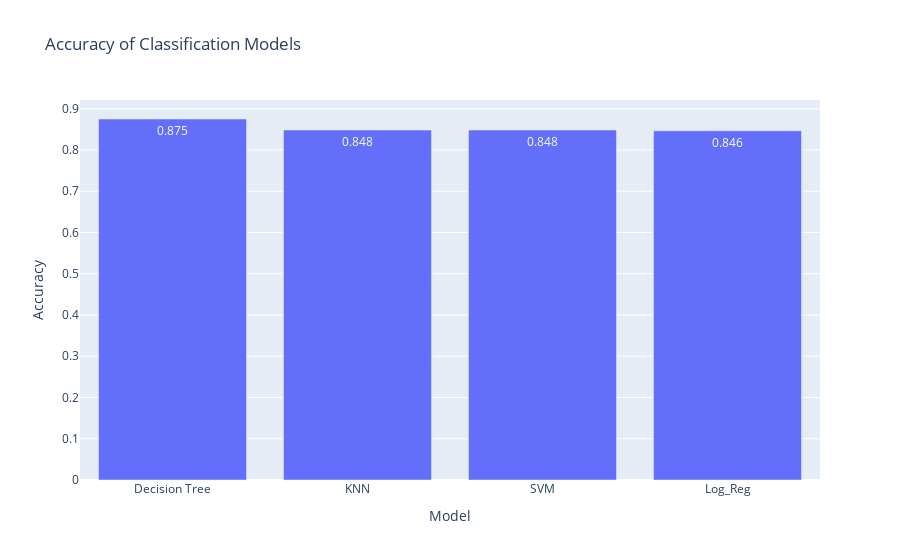

The notebook cell saved with this chart:
### Code cell
fig = px.bar(methods, y='Accuracy', x='Model', text='Accuracy', title="Accuracy of Classification Models")
fig.update_traces(texttemplate='%{text:.3}', textposition='inside')
fig.update_layout(uniformtext_minsize=8, uniformtext_mode='hide')

fig.show()

### Figure 1 — Plotly figure (JSON) as saved in the notebook; plotly's stock layout.template omitted (floating-point values rounded to 4 significant figures)
{"data": [{"alignmentgroup": "True", "hovertemplate": "Model=%{x}<br>Accuracy=%{text}<extra></extra>", "legendgroup": "", "marker": {"color": "#636efa", "pattern": {"shape": ""}}, "name": "", "offsetgroup": "", "orientation": "v", "showlegend": false, "text": [0.875, 0.8482, 0.8482, 0.8464], "textposition": "inside", "texttemplate": "%{text:.3}", "type": "bar", "x": ["Decision Tree", "KNN", "SVM", "Log_Reg"], "xaxis": "x", "y": [0.875, 0.8482, 0.8482, 0.8464], "yaxis": "y"}], "layout": {"barmode": "relative", "legend": {"tracegroupgap": 0}, "title": {"text": "Accuracy of Classification Models"}, "uniformtext": {"minsize": 8, "mode": "hide"}, "xaxis": {"anchor": "y", "domain": [0, 1], "title": {"text": "Model"}}, "yaxis": {"anchor": "x", "domain": [0, 1], "title": {"text": "Accuracy"}}}}
